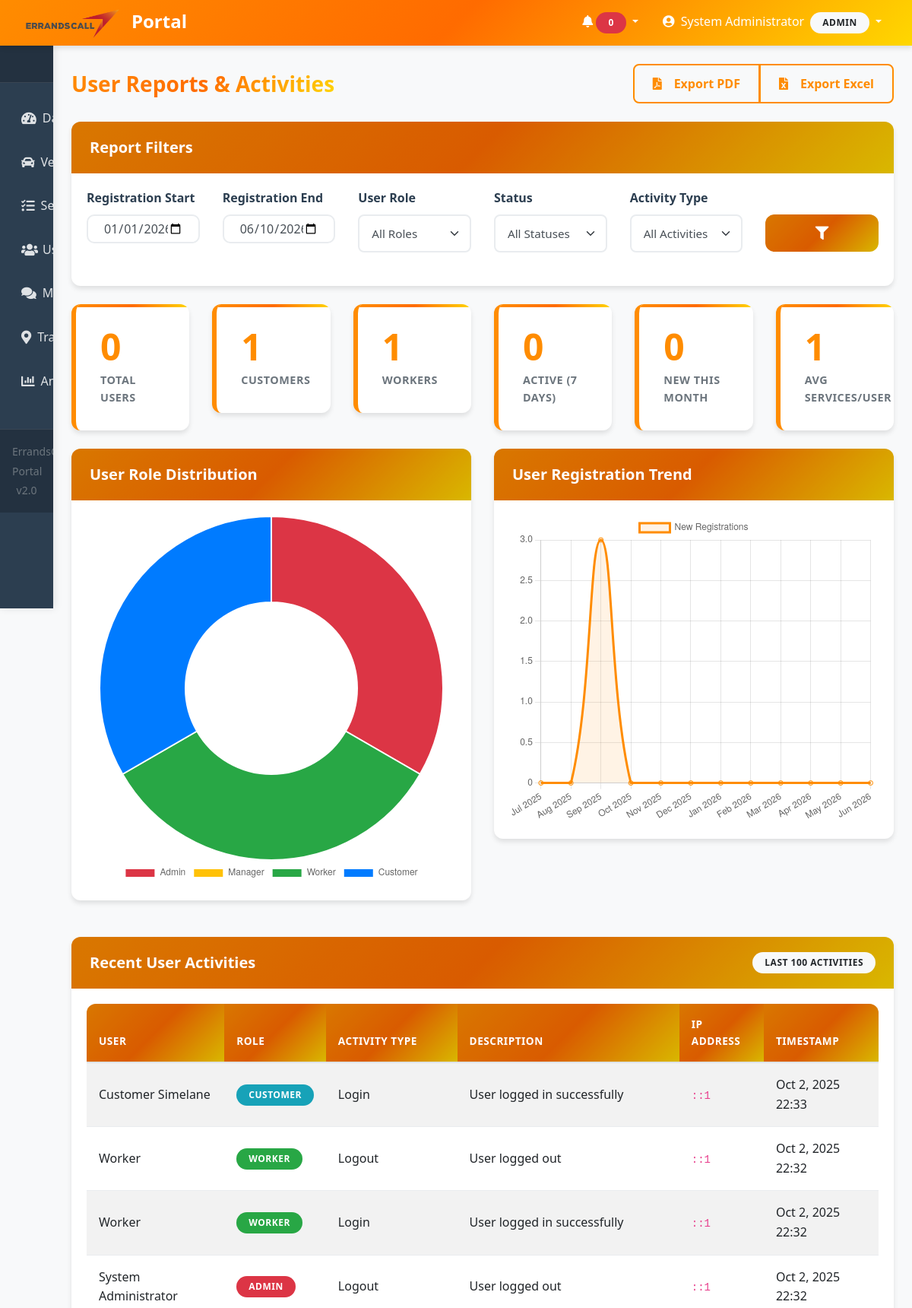
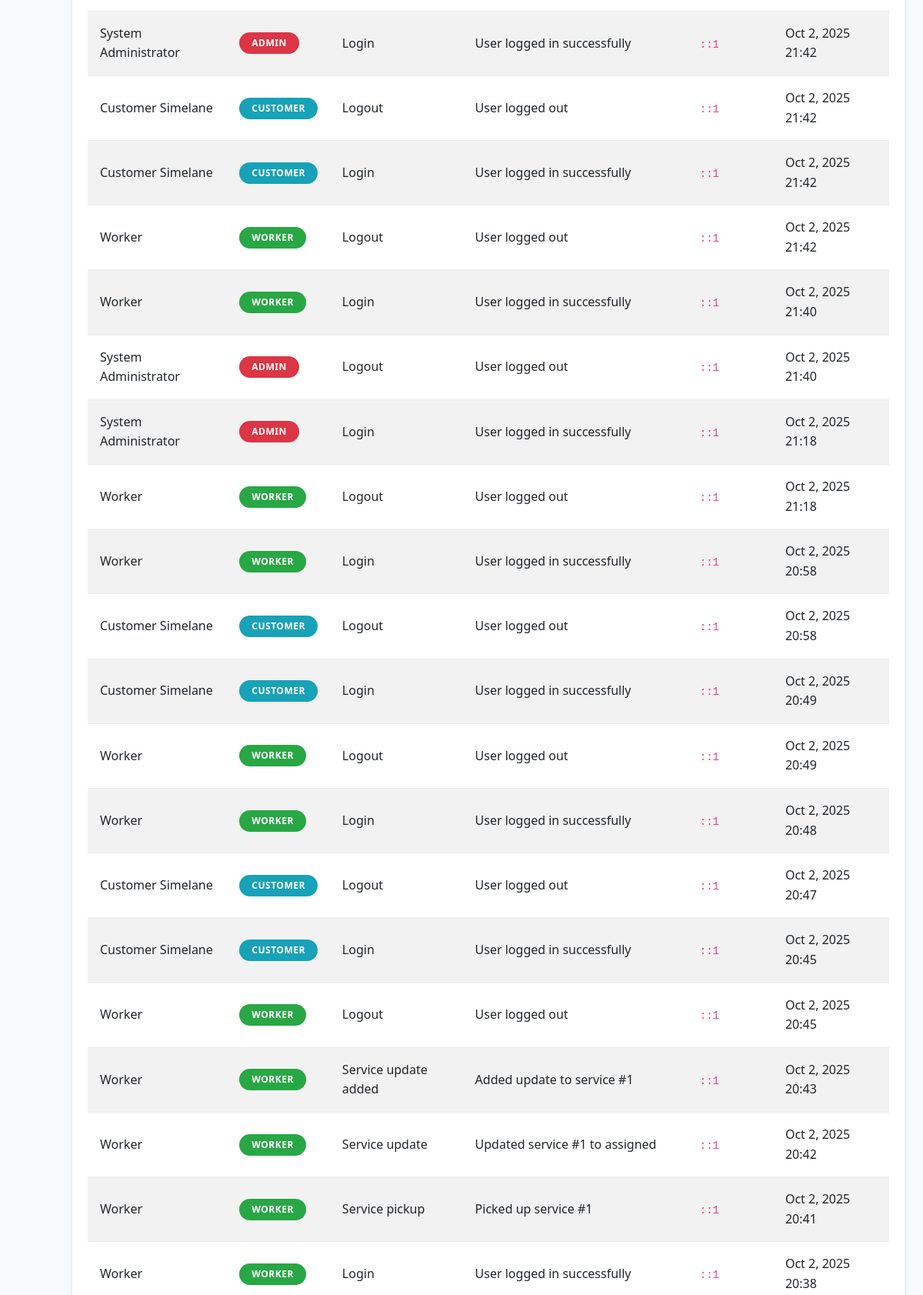
The app's page /portal/user-reports.php (signed in, upper part) with its own data (2 pictures, top to bottom).
### tables this page shows
CREATE TABLE IF NOT EXISTS `activity_log` (
  `id` int NOT NULL AUTO_INCREMENT,
  `user_id` int NOT NULL,
  `activity_type` varchar(100) NOT NULL,
  `description` text NOT NULL,
  `ip_address` varchar(45) DEFAULT NULL,
  `user_agent` text,
  `created_at` timestamp NULL DEFAULT CURRENT_TIMESTAMP,
  PRIMARY KEY (`id`),
  KEY `user_id` (`user_id`)
);

CREATE TABLE IF NOT EXISTS `users` (
  `id` int NOT NULL AUTO_INCREMENT,
  `id_number` varchar(50) NOT NULL,
  `fullname` varchar(100) NOT NULL,
  `email` varchar(100) NOT NULL,
  `phone` varchar(20) NOT NULL,
  `dob` date NOT NULL,
  `password` varchar(255) NOT NULL,
  `role` enum('admin','manager','worker','customer') DEFAULT 'customer',
  `status` varchar(255) NOT NULL,
  `reset_token` varchar(255) DEFAULT NULL,
  `reset_expiry` datetime DEFAULT NULL,
  `created_at` timestamp NULL DEFAULT CURRENT_TIMESTAMP,
  `updated_at` timestamp NULL DEFAULT CURRENT_TIMESTAMP ON UPDATE CURRENT_TIMESTAMP,
  PRIMARY KEY (`id`),
  UNIQUE KEY `id_number` (`id_number`),
  UNIQUE KEY `email` (`email`)
);

### portal/user-reports.php (the view, shortened to what this page needs)
<?php
include('includes/header.php');
include('includes/sidebar.php');
$conn = getDBConnection();
$start_date = $_GET['start_date'] ?? date('Y-01-01');
$end_date = $_GET['end_date'] ?? date('Y-m-d');
$role = $_GET['role'] ?? '';
$status_filter = $_GET['status'] ?? '';
$activity_type = $_GET['activity_type'] ?? '';
?>
<div class="main-content">
    <div class="d-flex justify-content-between align-items-center mb-4">
        <h1 class="h3 mb-0 text-gradient">User Reports & Activities</h1>
        <div class="btn-group">
            <button class="btn btn-outline-primary" onclick="exportUserReport('pdf')">
                <i class="fas fa-file-pdf mr-2"></i>Export PDF
            </button>
            <button class="btn btn-outline-primary" onclick="exportUserReport('excel')">
                <i class="fas fa-file-excel mr-2"></i>Export Excel
            </button>
        </div>
    </div>
    <div class="card mb-4">
        <div class="card-header bg-gradient text-white">
            <h5 class="mb-0">Report Filters</h5>
        </div>
        <div class="card-body">
            <form id="userFilters" method="GET">
                <div class="row">
                    <div class="col-md-2">
                        <div class="form-group">
                            <label for="startDate">Registration Start</label>
                            <input type="date" class="form-control" id="startDate" name="start_date" value="<?php echo $start_date; ?>">
                        </div>
                    </div>
                    <div class="col-md-2">
                        <div class="form-group">
                            <label for="endDate">Registration End</label>
                            <input type="date" class="form-control" id="endDate" name="end_date" value="<?php echo $end_date; ?>">
                        </div>
                    </div>
                    <div class="col-md-2">
                        <div class="form-group">
                            <label for="role">User Role</label>
                            <select class="form-control" id="role" name="role">
                                <option value="">All Roles</option>
                            </select>
                        </div>
                    </div>
                    <div class="col-md-2">
                        <div class="form-group">
                            <label for="status">Status</label>
                            <select class="form-control" id="status" name="status">
                                <option value="">All Statuses</option>
                            </select>
                        </div>
                    </div>
                    <div class="col-md-2">
                        <div class="form-group">
                            <label for="activityType">Activity Type</label>
                            <select class="form-control" id="activityType" name="activity_type">
                                <option value="">All Activities</option>
                            </select>
                        </div>
                    </div>
                    <div class="col-md-2">
                        <div class="form-group">
                            <label>&nbsp;</label>
                            <button type="submit" class="btn btn-gradient btn-block">
                                <i class="fas fa-filter"></i>
                            </button>
                        </div>
                    </div>
                </div>
            </form>
        </div>
    </div>
    <div class="row mb-4">
        <div class="col-md-2">
            <div class="stat-card">
                <div class="stat-number"><?php echo getTotalUsers($conn, $start_date, $end_date, $role, $status_filter); ?></div>
                <div class="stat-label">Total Users</div>
            </div>
        </div>
        <div class="col-md-2">
            <div class="stat-card">
                <div class="stat-number"><?php echo getUsersByRole($conn, 'customer'); ?></div>
                <div class="stat-label">Customers</div>
            </div>
        </div>
        <div class="col-md-2">
            <div class="stat-card">
                <div class="stat-number"><?php echo getUsersByRole($conn, 'worker'); ?></div>
                <div class="stat-label">Workers</div>
            </div>
        </div>
        <div class="col-md-2">
            <div class="stat-card">
                <div class="stat-number"><?php echo getActiveUsers($conn, 7); ?></div>
                <div class="stat-label">Active (7 days)</div>
            </div>
        </div>
        <div class="col-md-2">
            <div class="stat-card">
                <div class="stat-number"><?php echo getNewUsersThisMonth($conn); ?></div>
                <div class="stat-label">New This Month</div>
            </div>
        </div>
        <div class="col-md-2">
            <div class="stat-card">
                <div class="stat-number"><?php echo getAvgServicesPerUser($conn); ?></div>
                <div class="stat-label">Avg Services/User</div>
            </div>
        </div>
    </div>
    <div class="row mb-4">
        <div class="col-lg-6">
            <div class="card">
                <div class="card-header bg-gradient text-white">
                    <h5 class="mb-0">User Role Distribution</h5>
                </div>
                <div class="card-body">
                    <canvas id="roleChart" height="250"></canvas>
                </div>
            </div>
        </div>
        <div class="col-lg-6">
            <div class="card">
                <div class="card-header bg-gradient text-white">
                    <h5 class="mb-0">User Registration Trend</h5>
                </div>
                <div class="card-body">
                    <canvas id="registrationChart" height="250"></canvas>
                </div>
            </div>
        </div>
    </div>
    <div class="row mb-4">
        <div class="col-lg-12">
            <div class="card">
                <div class="card-header bg-gradient text-white d-flex justify-content-between align-items-center">
                    <h5 class="mb-0">Recent User Activities</h5>
                    <span class="badge badge-light">Last 100 Activities</span>
                </div>
                <div class="card-body">
                    <div class="table-responsive">
                        <table class="table table-striped table-hover">
                            <thead>
                                <tr>
                                    <th>User</th>
                                    <th>Role</th>
                                    <th>Activity Type</th>
                                    <th>Description</th>
                                    <th>IP Address</th>
                                    <th>Timestamp</th>
                                </tr>
                            </thead>
                            <tbody>
                                <?php echo getUserActivities($conn, $activity_type); ?>
                            </tbody>
                        </table>
                    </div>
                </div>
            </div>
        </div>
    </div>
</div>
<?php include('includes/footer.php'); ?>
<script>
document.addEventListener('DOMContentLoaded', function() {
    initializeUserCharts();
});
function initializeUserCharts() {
    // Role Distribution Chart
    const roleCtx = document.getElementById('roleChart').getContext('2d');
    new Chart(roleCtx, {
        type: 'doughnut',
        data: {
            labels: <?php echo json_encode(getRoleLabels($conn)); ?>,
            datasets: [{
                data: <?php echo json_encode(getRoleData($conn)); ?>,
                backgroundColor: ['#dc3545', '#ffc107', '#28a745', '#007bff']
            }]
        },
        options: {
            responsive: true,
            plugins: {
                legend: {
                    position: 'bottom'
                }
            }
        }
    });
    // Registration Trend Chart
    const regCtx = document.getElementById('registrationChart').getContext('2d');
    new Chart(regCtx, {
        type: 'line',
        data: {
            labels: <?php echo json_encode(getRegistrationTrendLabels($conn)); ?>,
            datasets: [{
                label: 'New Registrations',
                data: <?php echo json_encode(getRegistrationTrendData($conn)); ?>,
                borderColor: '#ff8c00',
                backgroundColor: 'rgba(255, 140, 0, 0.1)',
                fill: true,
                tension: 0.4
            }]
        },
        options: {
            responsive: true,
            scales: {
                y: {
                    beginAtZero: true
                }
            }
        }
    });
}
function exportUserReport(format) {
    const filters = new URLSearchParams(window.location.search);
    filters.set('export', format);
    window.open(`php/user-reports-export.php?${filters.toString()}`, '_blank');
}
</script>
<?php
function getTotalUsers($conn, $start_date, $end_date, $role, $status_filter) {
    $sql = "SELECT COUNT(*) as total FROM users WHERE DATE(created_at) BETWEEN ? AND ?";
    $params = [$start_date, $end_date];
    $types = "ss";
    $stmt = $conn->prepare($sql);
    $stmt->bind_param($types, ...$params);
    $stmt->execute();
    $result = $stmt->get_result()->fetch_assoc();
    return $result['total'];
}
function getUsersByRole($conn, $role) {
    $stmt = $conn->prepare("SELECT COUNT(*) as total FROM users WHERE role = ?");
    $stmt->bind_param("s", $role);
    $stmt->execute();
    $result = $stmt->get_result()->fetch_assoc();
    return $result['total'];
}
function getActiveUsers($conn, $days) {
    $stmt = $conn->prepare("
        SELECT COUNT(DISTINCT user_id) as total
        FROM activity_log
        WHERE created_at >= DATE_SUB(CURDATE(), INTERVAL ? DAY)
    ");
    $stmt->bind_param("i", $days);
    $stmt->execute();
    $result = $stmt->get_result()->fetch_assoc();
    return $result['total'];
}
function getNewUsersThisMonth($conn) {
    $stmt = $conn->prepare("
        SELECT COUNT(*) as total
        FROM users
        WHERE created_at >= DATE_SUB(CURDATE(), INTERVAL 30 DAY)
    ");
    $stmt->execute();
    $result = $stmt->get_result()->fetch_assoc();
    return $result['total'];
}
function getAvgServicesPerUser($conn) {
    $stmt = $conn->prepare("
        SELECT AVG(service_count) as avg_services
        FROM (
            SELECT user_id, COUNT(*) as service_count
            FROM services
            GROUP BY user_id
        ) as user_services
    ");
    $stmt->execute();
    $result = $stmt->get_result()->fetch_assoc();
    return round($result['avg_services'] ?? 0, 1);
}
function getRoleLabels($conn) {
    return ['Admin', 'Manager', 'Worker', 'Customer'];
}
function getRoleData($conn) {
    $roles = ['admin', 'manager', 'worker', 'customer'];
    $data = [];
    foreach ($roles as $role) {
        $stmt = $conn->prepare("SELECT COUNT(*) as total FROM users WHERE role = ?");
        $stmt->bind_param("s", $role);
        $stmt->execute();
        $result = $stmt->get_result()->fetch_assoc();
        $data[] = $result['total'];
    }
    return $data;
}
function getRegistrationTrendLabels($conn) {
    $labels = [];
    for ($i = 11; $i >= 0; $i--) {
        $labels[] = date('M Y', strtotime("-$i months"));
    }
    return $labels;
}
function getRegistrationTrendData($conn) {
    $data = [];
    for ($i = 11; $i >= 0; $i--) {
        $month_start = date('Y-m-01', strtotime("-$i months"));
        $month_end = date('Y-m-t', strtotime("-$i months"));
        $stmt = $conn->prepare("SELECT COUNT(*) as count FROM users WHERE created_at BETWEEN ? AND ?");
        $stmt->bind_param("ss", $month_start, $month_end);
        $stmt->execute();
        $result = $stmt->get_result()->fetch_assoc();
        $data[] = $result['count'];
    }
    return $data;
}
function getUserActivities($conn, $activity_type) {
    $sql = "SELECT al.*, u.fullname, u.role
            FROM activity_log al
            JOIN users u ON al.user_id = u.id
            WHERE 1=1";
    $sql .= " ORDER BY al.created_at DESC LIMIT 100";
    $stmt = $conn->prepare($sql);
    $stmt->execute();
    $result = $stmt->get_result();
    $html = '';
    while ($row = $result->fetch_assoc()) {
        $html .= "
        <tr>
            <td>{$row['fullname']}</td>
            <td><span class='badge badge-{$row['role']}'>{$row['role']}</span></td>
            <td>" . ucfirst(str_replace('_', ' ', $row['activity_type'])) . "</td>
            <td>{$row['description']}</td>
            <td><code>{$row['ip_address']}</code></td>
            <td>" . date('M j, Y H:i', strtotime($row['created_at'])) . "</td>
        </tr>";
    }
    return $html;
}
?>

### records on screen
activity_log: user.fullname "Customer Simelane", user.role "CUSTOMER", activity_type "Login", description "User logged in successfully", ip_address "::1", created_at "Oct 2, 2025 22:33"
activity_log: user.fullname "Worker", user.role "WORKER", activity_type "Logout", description "User logged out", ip_address "::1", created_at "Oct 2, 2025 22:32"
activity_log: user.fullname "Worker", user.role "WORKER", activity_type "Login", description "User logged in successfully", ip_address "::1", created_at "Oct 2, 2025 22:32"
activity_log: user.fullname "System Administrator", user.role "ADMIN", activity_type "Logout", description "User logged out", ip_address "::1", created_at "Oct 2, 2025 22:32"
activity_log: user.fullname "System Administrator", user.role "ADMIN", activity_type "Login", description "User logged in successfully", ip_address "::1", created_at "Oct 2, 2025 21:42"
activity_log: user.fullname "Customer Simelane", user.role "CUSTOMER", activity_type "Logout", description "User logged out", ip_address "::1", created_at "Oct 2, 2025 21:42"
activity_log: user.fullname "Customer Simelane", user.role "CUSTOMER", activity_type "Login", description "User logged in successfully", ip_address "::1", created_at "Oct 2, 2025 21:42"
activity_log: user.fullname "Worker", user.role "WORKER", activity_type "Logout", description "User logged out", ip_address "::1", created_at "Oct 2, 2025 21:42"
activity_log: user.fullname "Worker", user.role "WORKER", activity_type "Login", description "User logged in successfully", ip_address "::1", created_at "Oct 2, 2025 21:40"
activity_log: user.fullname "System Administrator", user.role "ADMIN", activity_type "Logout", description "User logged out", ip_address "::1", created_at "Oct 2, 2025 21:40"
activity_log: user.fullname "System Administrator", user.role "ADMIN", activity_type "Login", description "User logged in successfully", ip_address "::1", created_at "Oct 2, 2025 21:18"
activity_log: user.fullname "Worker", user.role "WORKER", activity_type "Logout", description "User logged out", ip_address "::1", created_at "Oct 2, 2025 21:18"
activity_log: user.fullname "Worker", user.role "WORKER", activity_type "Login", description "User logged in successfully", ip_address "::1", created_at "Oct 2, 2025 20:58"
activity_log: user.fullname "Customer Simelane", user.role "CUSTOMER", activity_type "Logout", description "User logged out", ip_address "::1", created_at "Oct 2, 2025 20:58"
activity_log: user.fullname "Customer Simelane", user.role "CUSTOMER", activity_type "Login", description "User logged in successfully", ip_address "::1", created_at "Oct 2, 2025 20:49"
activity_log: user.fullname "Worker", user.role "WORKER", activity_type "Logout", description "User logged out", ip_address "::1", created_at "Oct 2, 2025 20:49"
activity_log: user.fullname "Worker", user.role "WORKER", activity_type "Login", description "User logged in successfully", ip_address "::1", created_at "Oct 2, 2025 20:48"
activity_log: user.fullname "Customer Simelane", user.role "CUSTOMER", activity_type "Logout", description "User logged out", ip_address "::1", created_at "Oct 2, 2025 20:47"
activity_log: user.fullname "Customer Simelane", user.role "CUSTOMER", activity_type "Login", description "User logged in successfully", ip_address "::1", created_at "Oct 2, 2025 20:45"
activity_log: user.fullname "Worker", user.role "WORKER", activity_type "Logout", description "User logged out", ip_address "::1", created_at "Oct 2, 2025 20:45"
activity_log: user.fullname "Worker", user.role "WORKER", activity_type "Service update added", description "Added update to service #1", ip_address "::1", created_at "Oct 2, 2025 20:43"
activity_log: user.fullname "Worker", user.role "WORKER", activity_type "Service update", description "Updated service #1 to assigned", ip_address "::1", created_at "Oct 2, 2025 20:42"
activity_log: user.fullname "Worker", user.role "WORKER", activity_type "Service pickup", description "Picked up service #1", ip_address "::1", created_at "Oct 2, 2025 20:41"
activity_log: user.fullname "Worker", user.role "WORKER", activity_type "Login", description "User logged in successfully", ip_address "::1", created_at "Oct 2, 2025 20:38"

### other values on screen
$_SESSION['user_name'] "System Administrator"
$_SESSION['user_role'] "ADMIN"
getUsersByRole($conn, 'customer') "1"
getUsersByRole($conn, 'worker') "1"
getActiveUsers($conn, 7) "0"
getNewUsersThisMonth($conn) "0"
getAvgServicesPerUser($conn) "1"
chart data {{ json_encode(getRoleLabels($conn)) }} ["Admin","Manager","Worker","Customer"]
chart data {{ json_encode(getRoleData($conn)) }} [1,0,1,1]
chart data {{ json_encode(getRegistrationTrendData($conn)) }} [0,0,3,0,0,0,0,0,0,0,0,0]
